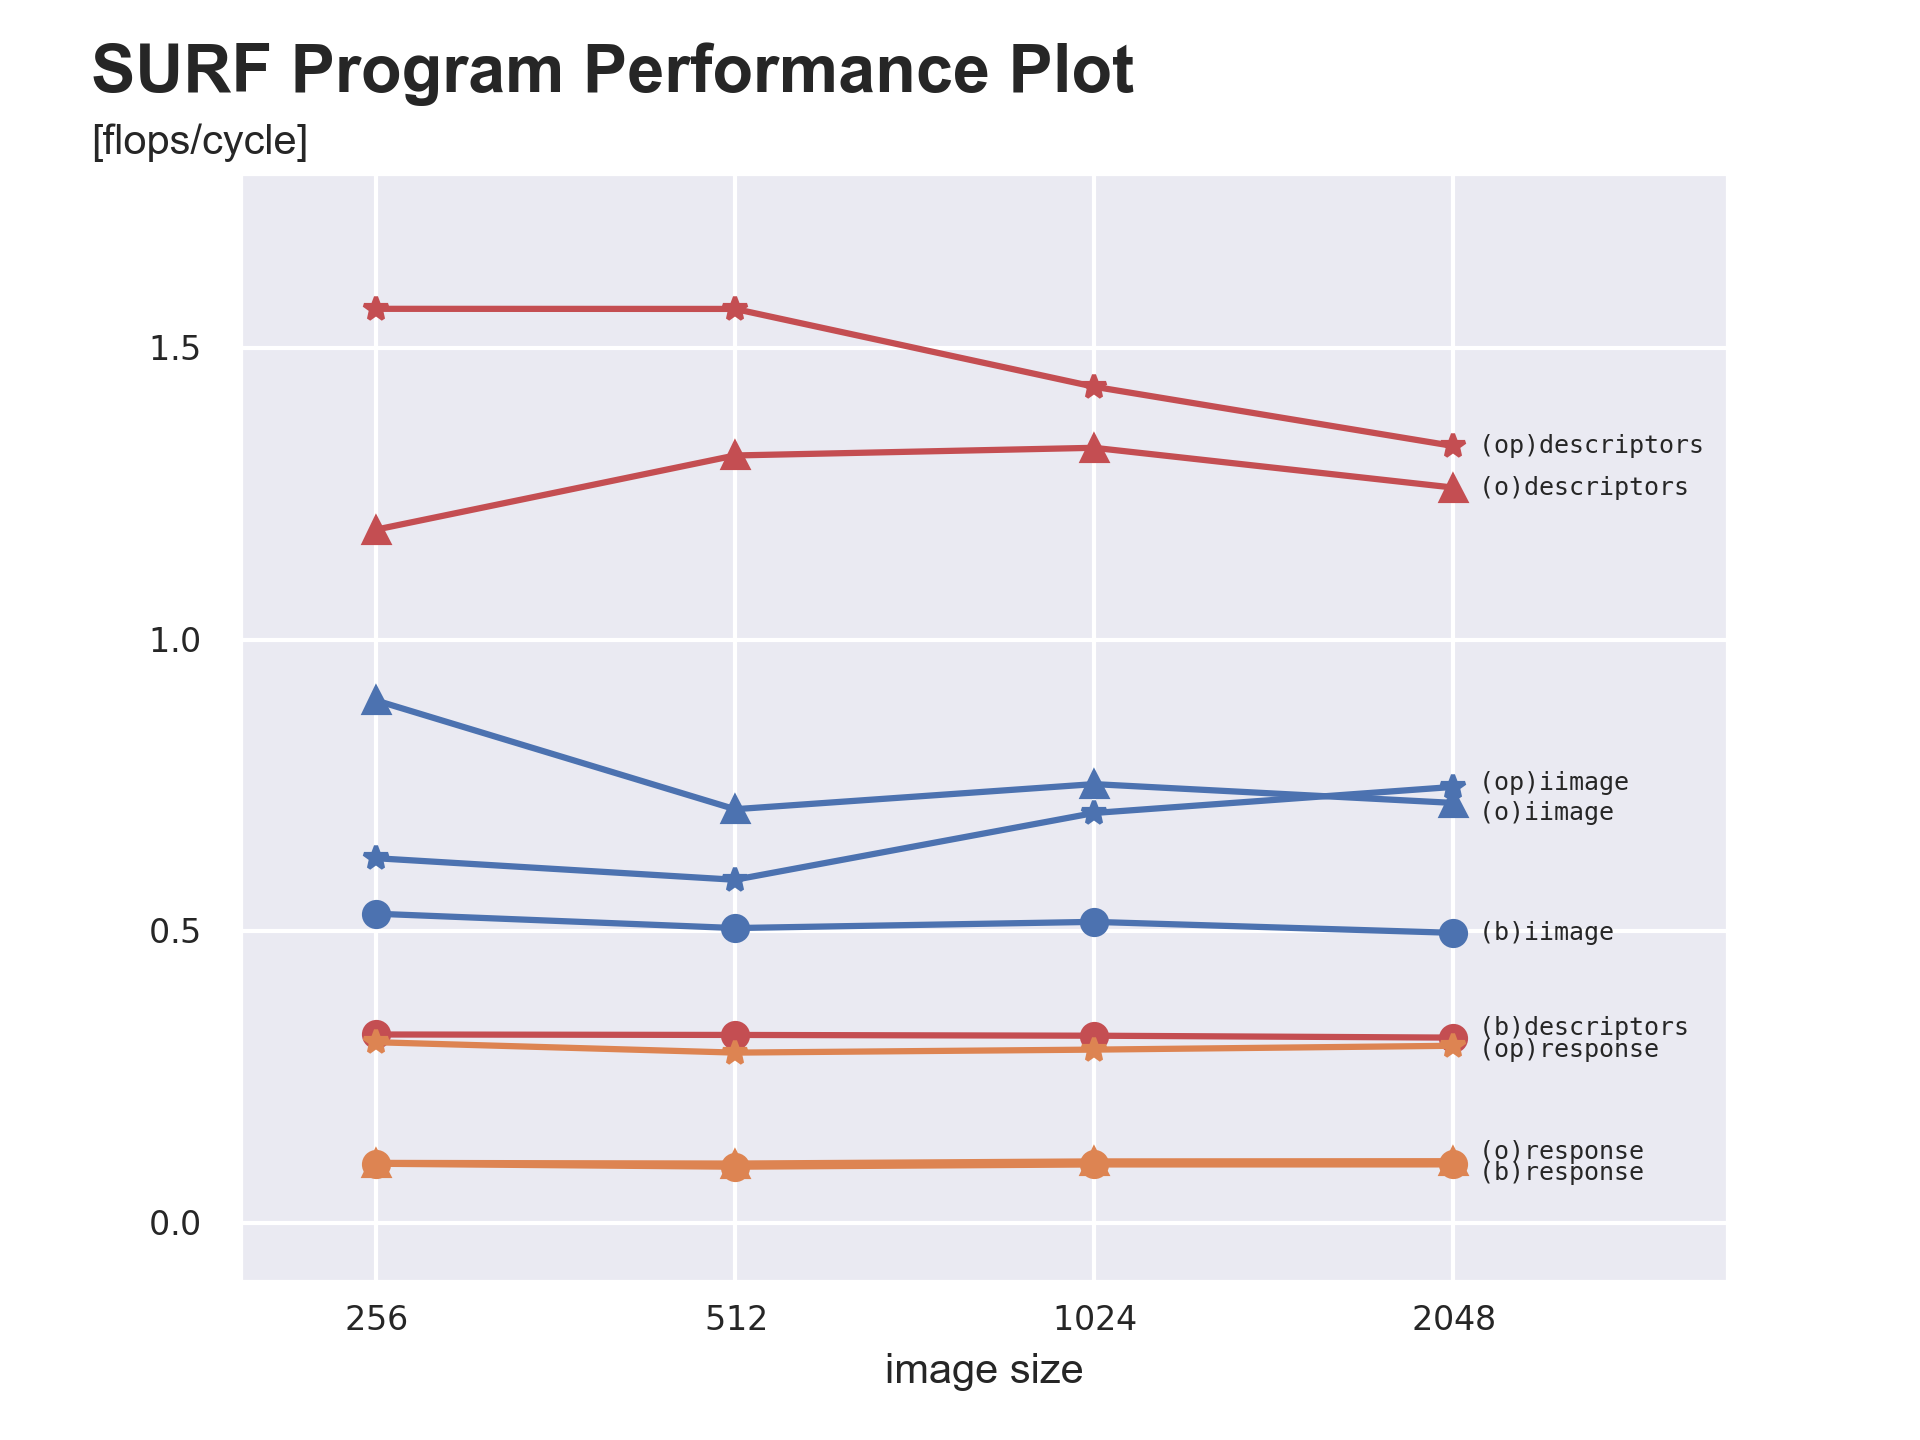

This figure's Python source:
import numpy as np
import matplotlib.pyplot as plt
import matplotlib.ticker as ticker
import os

import seaborn as sns
sns.set()

default_colors = sns.color_palette().as_hex()
colors = [default_colors[0], default_colors[1], default_colors[3]] 

def my_xticks(x,pos):
    exponent = np.log2(x)
    if exponent < 0.0:
        value = int(2**(-exponent))
        return r'$1 / {den:2d}$'.format(den=value)
    else:
        value = int(2**(exponent))
        return r'${{ {:2d} }}$'.format(value)

def my_yticks(y,pos):
    return r'${{ {:.1f} }}$'.format(y)

# Name of output file to save the plot to
outputFileName = 'performance_plot.png'

source_folder = 'performance_sebastian'

# Name of input files with performance data, etc.
inputFileNames = [
    os.path.join(source_folder,'compute_integral_img.csv'), 
    os.path.join(source_folder,'compute_response_layer.csv'),
    #os.path.join(source_folder,'get_interest_points.csv'),
    os.path.join(source_folder,'get_msurf_descriptors.csv'),

    os.path.join(source_folder,'compute_integral_img_faster_alg.csv'),
    os.path.join(source_folder,'compute_response_layers_Dyy_laplacian.csv'),
    os.path.join(source_folder,'get_msurf_descriptors_simd_2_24.csv'),

    os.path.join(source_folder,'compute_padded_integral_img_faster_alg.csv'), 
    os.path.join(source_folder,'compute_response_layers_sonic_Dyy_unconditional_opt.csv'),
    os.path.join(source_folder,'get_msurf_descriptors_simd_2_24_unconditional.csv')
]

# Name of labels
plotLabels = [
    '$\mathtt{ (b) iimage }$', 
    '$\mathtt{ (b) response }$',
    '$\mathtt{ (b) descriptors }$',
    '$\mathtt{ (o) iimage }$',
    '$\mathtt{ (o) response }$',
    '$\mathtt{ (o) descriptors }$',
    '$\mathtt{ (op) iimage }$',
    '$\mathtt{ (op) response }$',
    '$\mathtt{ (op) descriptors }$'
]

labelOffset = [
    (0.05, 0.0),
    (0.05, -0.15),
    (0.05, 0.05),
    (0.05, -0.025),
    (0.05, 0.15),
    (0.05, 0.0),
    (0.05, 0.01),
    (0.05, -0.025),
    (0.05, 0.0)   
]

markers = ['o', '^', '*']

# Getting current axis
ax = plt.gca()

# Initializing plot title
plt.title('SURF Program Performance Plot',  x=-0.1, y=1.05, ha='left', fontsize=16, fontweight='bold')

# Initializing plot axis labels
plt.xlabel('image size', fontsize=10)
yl = plt.ylabel('[flops/cycle]', fontsize=10, ha='left')
yl.set_rotation(0)
ax.yaxis.set_label_coords(-0.1, 1.01)

# Setting x-axis to be log axis
plt.xscale('log')
#plt.yscale('log')


# Initializing and setting axis ticks
ticks_x = []
for i in range(8, 12):
    ticks_x.append(2**(i))
ticks_y = [0, 0.5, 1, 1.5]

plt.xticks(ticks_x, va='center')
plt.yticks(ticks_y)

# Setting x and y limits (min, max)
plt.xlim(ticks_x[0] / 1.3, ticks_x[len(ticks_x) - 1] * 1.7)
plt.ylim(ticks_y[0] - 0.1, ticks_y[len(ticks_y) - 1] + 0.3)
#plt.ylim(ticks_y[0] / 2.0, ticks_y[len(ticks_y) - 1] * 2.0)

# Setting axis ticks formatter
ax.xaxis.set_major_formatter(ticker.FuncFormatter(my_xticks))
ax.yaxis.set_major_formatter(ticker.FuncFormatter(my_yticks))

# Setting label size
ax.tick_params(axis='both', which='major', labelsize=8)

# Iterating through all input files and plotting each as a line
for i in range(0, len(inputFileNames)):

    substrings = inputFileNames[i].split('.')

    # Getting function name from file name
    functionName = substrings[0]

    # Reading csv data from input file 
    data = np.genfromtxt(inputFileNames[i], delimiter=',')

    # Getting width, height, number of interest points, average/min/max cycles, flops per cycles
    imageName = data[:, 0]
    width = data[:, 1]
    height = data[:, 2]
    num_interest_points = data[:, 3]
    num_flops = data[:, 4]
    avg_cycles = data[:, 5]
    min_cycles = data[:, 6]
    max_cycles = data[:, 7]
    flops_per_cycles = num_flops / avg_cycles

    print("Flops per cycles:")
    print(num_flops / avg_cycles)

    labelPos = (width[-1]  * (1.0 + labelOffset[i][0]), flops_per_cycles[-1] * (1.0 + labelOffset[i][1]))

    # Plotting  flops per cycles performance
    plt.plot(width, flops_per_cycles, label=plotLabels[i], color=colors[i % 3], marker=markers[i // 3])
    ax.annotate(plotLabels[i], xy=labelPos, va='center', fontsize=6)

# Adding legend to plot
#plt.legend()

# Saving plot to file
plt.savefig(outputFileName, dpi=300)
